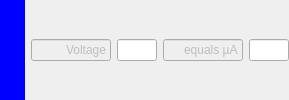
                <widget class="QWidget" name="grpSelection3" native="true">
                 <layout class="QHBoxLayout" name="horizontalLayout_25">
                  <property name="leftMargin">
                   <number>0</number>
                  </property>
                  <property name="topMargin">
                   <number>0</number>
                  </property>
                  <property name="rightMargin">
                   <number>0</number>
                  </property>
                  <property name="bottomMargin">
                   <number>0</number>
                  </property>
                  <item>
                   <widget class="QWidget" name="widget_8" native="true">
                    <property name="sizePolicy">
                     <sizepolicy hsizetype="Minimum" vsizetype="Preferred">
                      <horstretch>0</horstretch>
                      <verstretch>0</verstretch>
                     </sizepolicy>
                    </property>
                    <property name="minimumSize">
                     <size>
                      <width>25</width>
                      <height>0</height>
                     </size>
                    </property>
                    <property name="autoFillBackground">
                     <bool>false</bool>
                    </property>
                    <property name="styleSheet">
                     <string notr="true"> background: rgb(0, 0, 255)</string>
                    </property>
                   </widget>
                  </item>
                  <item>
                   <widget class="QLineEdit" name="yMinLineEdit_8">
                    <property name="enabled">
                     <bool>false</bool>
                    </property>
                    <property name="minimumSize">
                     <size>
                      <width>80</width>
                      <height>0</height>
                     </size>
                    </property>
                    <property name="maximumSize">
                     <size>
                      <width>80</width>
                      <height>16777215</height>
                     </size>
                    </property>
                    <property name="text">
                     <string notr="true">Voltage</string>
                    </property>
                    <property name="alignment">
                     <set>Qt::AlignRight|Qt::AlignTrailing|Qt::AlignVCenter</set>
                    </property>
                   </widget>
                  </item>
                  <item>
                   <widget class="QLineEdit" name="voltageY2v">
                    <property name="minimumSize">
                     <size>
                      <width>40</width>
                      <height>0</height>
                     </size>
                    </property>
                    <property name="maximumSize">
                     <size>
                      <width>40</width>
                      <height>16777215</height>
                     </size>
                    </property>
                    <property name="text">
                     <string notr="true"/>
                    </property>
                    <property name="maxLength">
                     <number>80</number>
                    </property>
                    <property name="alignment">
                     <set>Qt::AlignRight|Qt::AlignTrailing|Qt::AlignVCenter</set>
                    </property>
                    <property name="readOnly">
                     <bool>false</bool>
                    </property>
                    <property name="editable" stdset="0">
                     <bool>true</bool>
                    </property>
                   </widget>
                  </item>
                  <item>
                   <widget class="QLineEdit" name="yMaxLineEdit_8">
                    <property name="enabled">
                     <bool>false</bool>
                    </property>
                    <property name="minimumSize">
                     <size>
                      <width>80</width>
                      <height>0</height>
                     </size>
                    </property>
                    <property name="maximumSize">
                     <size>
                      <width>80</width>
                      <height>16777215</height>
                     </size>
                    </property>
                    <property name="text">
                     <string notr="true">equals µA</string>
                    </property>
                    <property name="alignment">
                     <set>Qt::AlignRight|Qt::AlignTrailing|Qt::AlignVCenter</set>
                    </property>
                   </widget>
                  </item>
                  <item>
                   <widget class="QLineEdit" name="currentY2ma">
                    <property name="minimumSize">
                     <size>
                      <width>40</width>
                      <height>0</height>
                     </size>
                    </property>
                    <property name="maximumSize">
                     <size>
                      <width>40</width>
                      <height>16777215</height>
                     </size>
                    </property>
                    <property name="text">
                     <string notr="true"/>
                    </property>
                    <property name="alignment">
                     <set>Qt::AlignRight|Qt::AlignTrailing|Qt::AlignVCenter</set>
                    </property>
                    <property name="readOnly">
                     <bool>true</bool>
                    </property>
                    <property name="editable" stdset="0">
                     <bool>false</bool>
                    </property>
                   </widget>
                  </item>
                 </layout>
                </widget>
